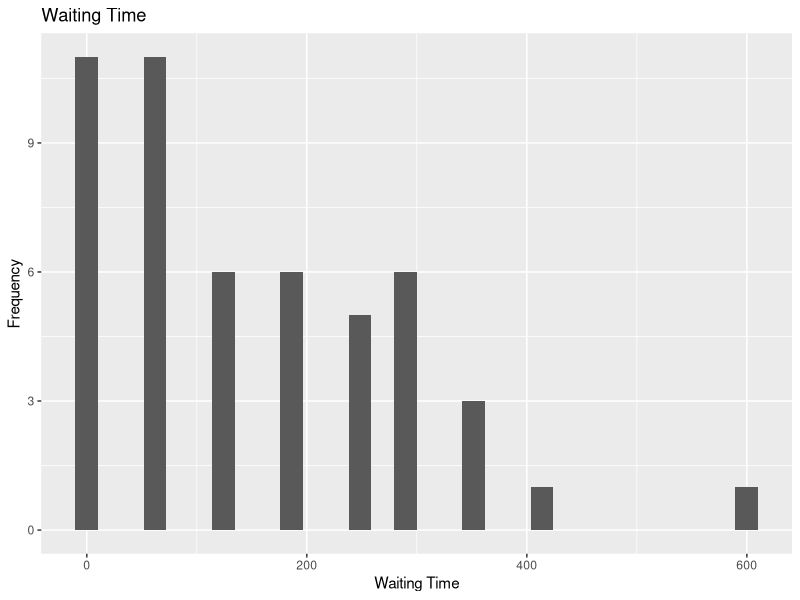

The R source for this figure:
library(readr)
library(lubridate)
library(dplyr)
library(ggplot2)

Bus_Count <- read_csv("Bus_Count_StevensWay.csv", 
                      col_names = FALSE, col_types = cols(X2 = col_time(format = "%H:%M")))
colnames(Bus_Count) <- c("Line", "Time")
Line_factor <- as.factor(Bus_Count$Line)

waiting_time <- c(0)
for(i in 1:49){
  temp <- Bus_Count$Time[i+1] - Bus_Count$Time[i]
  waiting_time <- c(waiting_time, temp)
}
waiting_time_levels <- as.factor(waiting_time)

Bus_Count = cbind(Bus_Count, waiting_time)

ggplot(Bus_Count, aes(x = waiting_time)) +
  geom_histogram() +
  labs(title="Waiting Time",
       x="Waiting Time",
       y="Frequency") +
  theme_set(theme_classic())

